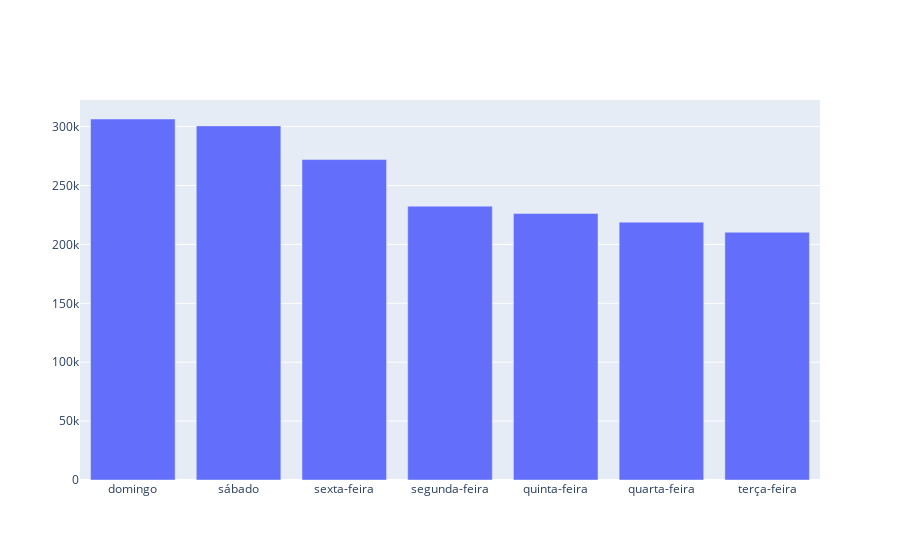

Source (notebook cell):
### Code cell
data = {
    'x':week_accident.keys(),
    'y': week_accident.tolist(),
    'type':'bar',
}

fig = go.Figure(
    data = data
)
fig

### Figure 1 — Plotly figure (JSON) as saved in the notebook; plotly's stock layout.template omitted (floating-point values rounded to 4 significant figures)
{"data": [{"type": "bar", "x": ["domingo", "sábado", "sexta-feira", "segunda-feira", "quinta-feira", "quarta-feira", "terça-feira"], "y": [306445, 300593, 272038, 232452, 226273, 218865, 210313]}], "layout": {}}
